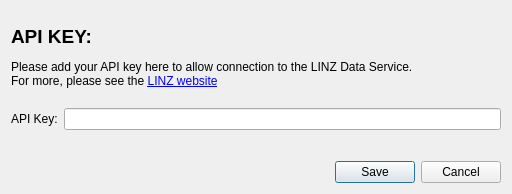
<?xml version="1.0" encoding="UTF-8"?>
<ui version="4.0">
 <class>ApiKeyDialogBase</class>
 <widget class="QDialog" name="ApiKeyDialogBase">
  <property name="geometry">
   <rect>
    <x>0</x>
    <y>0</y>
    <width>512</width>
    <height>194</height>
   </rect>
  </property>
  <property name="windowTitle">
   <string>Manage Api Key</string>
  </property>
  <layout class="QGridLayout" name="gridLayout">
   <item row="0" column="0">
    <widget class="QLabel" name="label_3">
     <property name="text">
      <string>&lt;html&gt;&lt;head/&gt;&lt;body&gt;&lt;p&gt;&lt;span style=&quot; font-weight:600;&quot;&gt;&lt;br/&gt;&lt;/span&gt;&lt;span style=&quot; font-size:14pt; font-weight:600;&quot;&gt;API KEY:&lt;/span&gt;&lt;/p&gt;&lt;p&gt;Please add your API key here to allow connection to the LINZ Data Service.&lt;br/&gt;For more, please see the &lt;a href=&quot;http://www.linz.govt.nz/data/linz-data-service/guides-and-documentation/creating-an-api-key&quot;&gt;&lt;span style=&quot; text-decoration: underline; color:#0000ff;&quot;&gt;LINZ website&lt;/span&gt;&lt;/a&gt;&lt;br/&gt;&lt;/p&gt;&lt;/body&gt;&lt;/html&gt;</string>
     </property>
     <property name="openExternalLinks">
      <bool>true</bool>
     </property>
    </widget>
   </item>
   <item row="1" column="0">
    <layout class="QHBoxLayout" name="horizontalLayout">
     <item>
      <widget class="QLabel" name="label_2">
       <property name="text">
        <string>API Key:</string>
       </property>
      </widget>
     </item>
     <item>
      <widget class="QLineEdit" name="uTextAPIKey">
       <property name="focusPolicy">
        <enum>Qt::ClickFocus</enum>
       </property>
       <property name="frame">
        <bool>true</bool>
       </property>
      </widget>
     </item>
    </layout>
   </item>
   <item row="2" column="0">
    <spacer name="verticalSpacer">
     <property name="orientation">
      <enum>Qt::Vertical</enum>
     </property>
     <property name="sizeHint" stdset="0">
      <size>
       <width>20</width>
       <height>0</height>
      </size>
     </property>
    </spacer>
   </item>
   <item row="3" column="0">
    <widget class="QDialogButtonBox" name="buttonBox">
     <property name="orientation">
      <enum>Qt::Horizontal</enum>
     </property>
     <property name="standardButtons">
      <set>QDialogButtonBox::Cancel|QDialogButtonBox::Save</set>
     </property>
    </widget>
   </item>
  </layout>
  <zorder>buttonBox</zorder>
  <zorder>verticalSpacer</zorder>
  <zorder>label_3</zorder>
 </widget>
 <resources/>
 <connections>
  <connection>
   <sender>buttonBox</sender>
   <signal>accepted()</signal>
   <receiver>ApiKeyDialogBase</receiver>
   <slot>accept()</slot>
   <hints>
    <hint type="sourcelabel">
     <x>248</x>
     <y>254</y>
    </hint>
    <hint type="destinationlabel">
     <x>157</x>
     <y>274</y>
    </hint>
   </hints>
  </connection>
  <connection>
   <sender>buttonBox</sender>
   <signal>rejected()</signal>
   <receiver>ApiKeyDialogBase</receiver>
   <slot>reject()</slot>
   <hints>
    <hint type="sourcelabel">
     <x>316</x>
     <y>260</y>
    </hint>
    <hint type="destinationlabel">
     <x>286</x>
     <y>274</y>
    </hint>
   </hints>
  </connection>
 </connections>
</ui>
